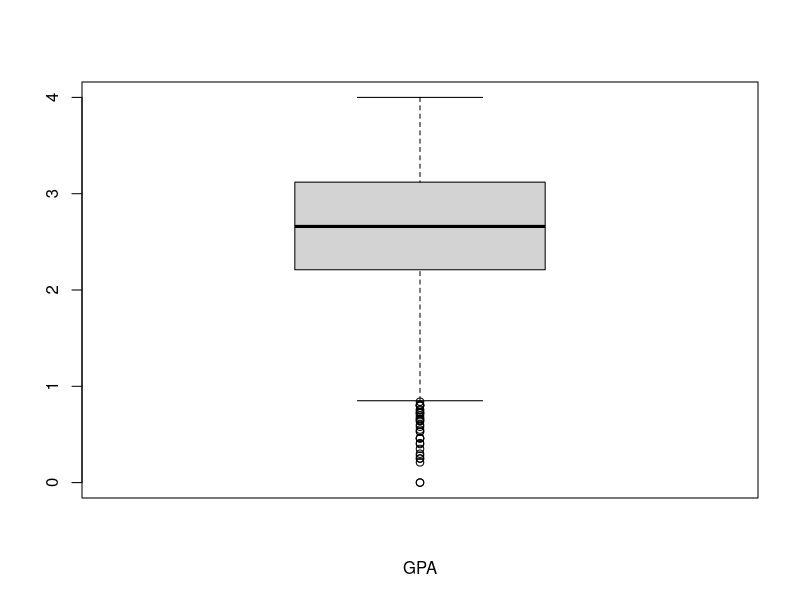
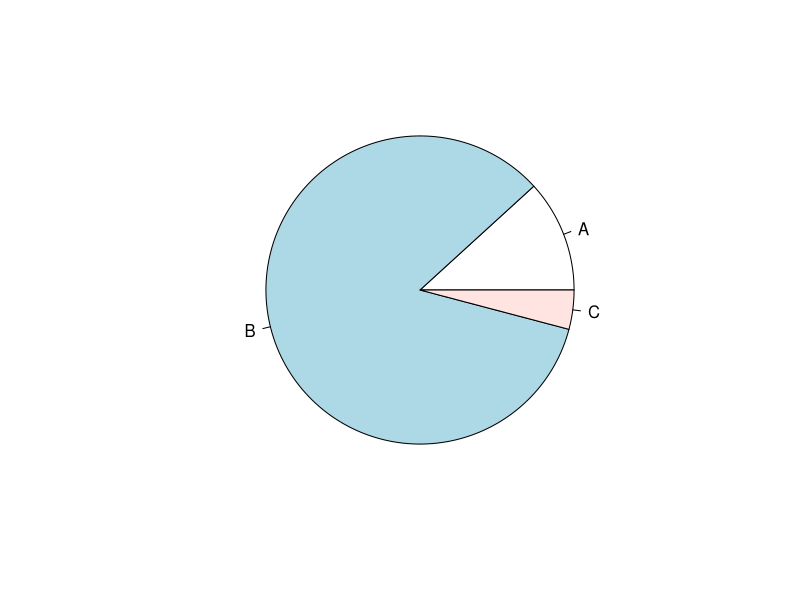

Generate these figures, in order, with R:
#Eduard Corral
#Option B
data <- read.csv("gpa.csv", sep=",")
#1
str(data)
list(data)
#2
colnames(data)[6] <- "gpa"
#3
unique(data$white)
data$white[data$white=="true" ] <- "TRUE"
data$white[data$white=="false" ] <- "FALSE"

data$white[data$black=="true" ] <- "TRUE"
data$white[data$black=="false" ] <- "FALSE"
unique(data$white)
#4
length(data$sat[data$gpa>3])
#5
males <- length(data$sat[data$gpa>3 & data$female=="FALSE"])
males
famele <- length(data$sat[data$gpa>3 & data$female=="TRUE"])
famele
#6
boxplot(data$gpa,xlab ="GPA",lebel = c("males","fameles"))
#7
numAthletes<-length(data$athlete[data$athlete=="TRUE"])
numAthletes
numAthletesFameles<-length(data$athlete[data$athlete=="TRUE" & data$female=="TRUE"])
numAthletesFameles

percentage<- (numAthletesFameles *100)/numAthletes
percentage
#8
sat<- data$sat

data ['satL']<-sat
#he añadido el as.numeric porque había algunos valores que ignoraba pero esto causa un warning
data$satL[as.numeric(data$satL) >= 400 & as.numeric(data$satL) < 800 ] <- "C"
data$satL[as.numeric(data$satL) >= 800 & as.numeric(data$satL) < 1200 ] <- "B"
data$satL[as.numeric(data$satL) >= 1200 & as.numeric(data$satL) <= 1600 ] <- "A"
#9
numberofA<-length(data$sat[data$satL=="A"])
numberofB<-length(data$sat[data$satL=="B"])
numberofC<-length(data$sat[data$satL=="C"])
vectorPie<-c(numberofA,numberofB,numberofC)
pie(vectorPie,labels = c("A","B","C"))
#10

total<-sum(data$gpa[data$female=="TRUE"],na.rm = TRUE)
total
counter<-length(data$gpa[data$female=="TRUE"])
counter
meanOfFameles <-total/counter
meanOfFameles

#11
values<- sort(data$sat, decreasing = TRUE)
values<- values[0:10]
values
#12
positionsToDelete <- which(is.element(data$sat,values)) 
positionsToDelete
data <- data[-positionsToDelete, ]
